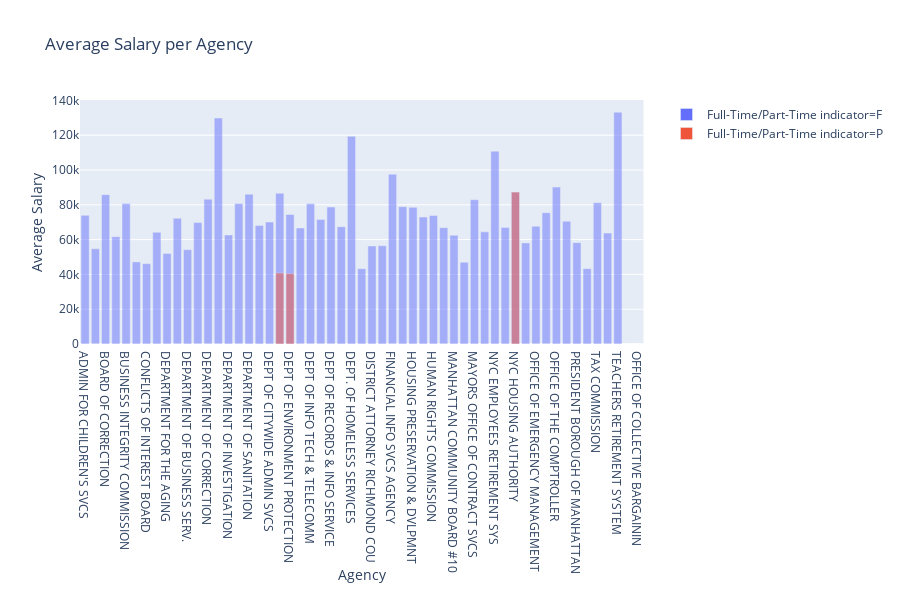

This figure's notebook cell:
### Code cell
fig = px.bar(rngmean,x="Agency",y="Average Salary",title="Average Salary per Agency",barmode="overlay",color="Full-Time/Part-Time indicator")

fig.show()

### Figure 1 — Plotly figure (JSON) as saved in the notebook; plotly's stock layout.template omitted (floating-point values rounded to 4 significant figures)
{"data": [{"alignmentgroup": "True", "hoverlabel": {"namelength": 0}, "hovertemplate": "Full-Time/Part-Time indicator=F<br>Agency=%{x}<br>Average Salary=%{y}", "legendgroup": "Full-Time/Part-Time indicator=F", "marker": {"color": "#636efa", "opacity": 0.5}, "name": "Full-Time/Part-Time indicator=F", "offsetgroup": "Full-Time/Part-Time indicator=F", "orientation": "v", "showlegend": true, "textposition": "auto", "type": "bar", "x": ["ADMIN FOR CHILDREN'S SVCS", "ADMIN TRIALS AND HEARINGS", "BOARD OF CORRECTION", "BOROUGH PRESIDENT-QUEENS", "BUSINESS INTEGRITY COMMISSION", "CIVILIAN COMPLAINT REVIEW BD", "CONFLICTS OF INTEREST BOARD", "CONSUMER AFFAIRS", "DEPARTMENT FOR THE AGING", "DEPARTMENT OF BUILDINGS", "DEPARTMENT OF BUSINESS SERV.", "DEPARTMENT OF CITY PLANNING", "DEPARTMENT OF CORRECTION", "DEPARTMENT OF FINANCE", "DEPARTMENT OF INVESTIGATION", "DEPARTMENT OF PROBATION", "DEPARTMENT OF SANITATION", "DEPARTMENT OF TRANSPORTATION", "DEPT OF CITYWIDE ADMIN SVCS", "DEPT OF DESIGN & CONSTRUCTION", "DEPT OF ENVIRONMENT PROTECTION", "DEPT OF HEALTH/MENTAL HYGIENE", "DEPT OF INFO TECH & TELECOMM", "DEPT OF PARKS & RECREATION", "DEPT OF RECORDS & INFO SERVICE", "DEPT OF YOUTH & COMM DEV SRVS", "DEPT. OF HOMELESS SERVICES", "DISTRICT ATTORNEY KINGS COUNTY", "DISTRICT ATTORNEY RICHMOND COU", "EQUAL EMPLOY PRACTICES COMM", "FINANCIAL INFO SVCS AGENCY", "FIRE DEPARTMENT", "HOUSING PRESERVATION & DVLPMNT", "HRA/DEPT OF SOCIAL SERVICES", "HUMAN RIGHTS COMMISSION", "LAW DEPARTMENT", "MANHATTAN COMMUNITY BOARD #10", "MANHATTAN COMMUNITY BOARD #11", "MAYORS OFFICE OF CONTRACT SVCS", "MUNICIPAL WATER FIN AUTHORITY", "NYC EMPLOYEES RETIREMENT SYS", "NYC FIRE PENSION FUND", "NYC HOUSING AUTHORITY", "OFF OF PAYROLL ADMINISTRATION", "OFFICE OF EMERGENCY MANAGEMENT", "OFFICE OF MANAGEMENT & BUDGET", "OFFICE OF THE COMPTROLLER", "POLICE DEPARTMENT", "PRESIDENT BOROUGH OF MANHATTAN", "PUBLIC ADMINISTRATOR-NEW YORK", "TAX COMMISSION", "TAXI & LIMOUSINE COMMISSION", "TEACHERS RETIREMENT SYSTEM"], "xaxis": "x", "y": [73960.0, 54740.0, 85860.0, 61650.0, 80690.0, 47190.0, 46150.0, 64210.0, 52070.0, 72280.0, 54200.0, 69810.0, 83280.0, 129900.0, 62700.0, 80770.0, 86140.0, 68150.0, 70120.0, 86660.0, 74440.0, 66670.0, 80680.0, 71620.0, 78750.0, 67410.0, 119400.0, 43250.0, 56346, 56460.0, 97590.0, 78920.0, 78560.0, 72940.0, 73890.0, 66880.0, 62500, 47000, 82910.0, 64452, 110800.0, 67030.0, 87310.0, 58120.0, 67690.0, 75440.0, 90180.0, 70530.0, 58250.0, 43296, 81222, 63770.0, 133200.0], "yaxis": "y"}, {"alignmentgroup": "True", "hoverlabel": {"namelength": 0}, "hovertemplate": "Full-Time/Part-Time indicator=P<br>Agency=%{x}<br>Average Salary=%{y}", "legendgroup": "Full-Time/Part-Time indicator=P", "marker": {"color": "#EF553B", "opacity": 0.5}, "name": "Full-Time/Part-Time indicator=P", "offsetgroup": "Full-Time/Part-Time indicator=P", "orientation": "v", "showlegend": true, "textposition": "auto", "type": "bar", "x": ["ADMIN TRIALS AND HEARINGS", "DEPARTMENT OF BUILDINGS", "DEPARTMENT OF CITY PLANNING", "DEPARTMENT OF CORRECTION", "DEPARTMENT OF FINANCE", "DEPARTMENT OF PROBATION", "DEPT OF DESIGN & CONSTRUCTION", "DEPT OF ENVIRONMENT PROTECTION", "DEPT OF HEALTH/MENTAL HYGIENE", "DEPT OF INFO TECH & TELECOMM", "DEPT OF PARKS & RECREATION", "DEPT OF RECORDS & INFO SERVICE", "FINANCIAL INFO SVCS AGENCY", "LAW DEPARTMENT", "MANHATTAN COMMUNITY BOARD #8", "NYC HOUSING AUTHORITY", "OFFICE OF COLLECTIVE BARGAININ", "OFFICE OF EMERGENCY MANAGEMENT", "OFFICE OF MANAGEMENT & BUDGET", "TAXI & LIMOUSINE COMMISSION"], "xaxis": "x", "y": [27.14, 17, 17, 25.25, 17, 16, 40840.0, 40500.0, 30.46, 15.5, 15, 25.25, 17.5, 22.38, 19, 87308, 9, 55, 15, 16], "yaxis": "y"}], "layout": {"barmode": "overlay", "height": 600, "legend": {"tracegroupgap": 0}, "title": {"text": "Average Salary per Agency"}, "xaxis": {"anchor": "y", "domain": [0, 0.98], "title": {"text": "Agency"}}, "yaxis": {"anchor": "x", "domain": [0, 1], "title": {"text": "Average Salary"}}}}
